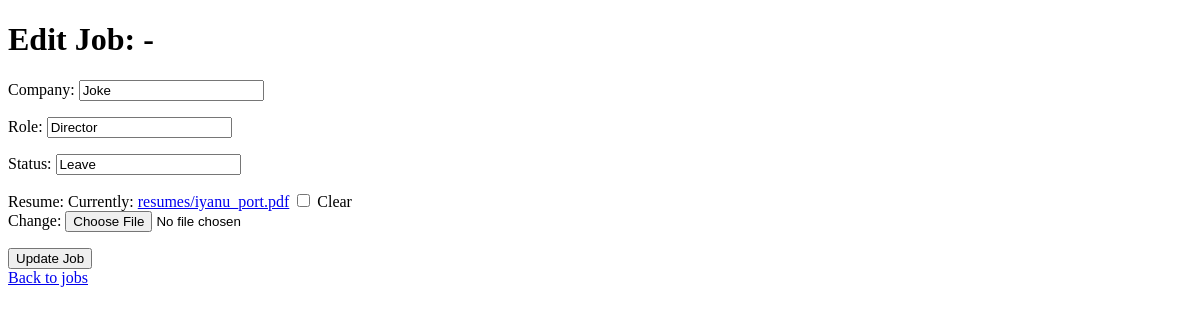
Before: /job/7/editcbv/ (signed in) with the older database file.
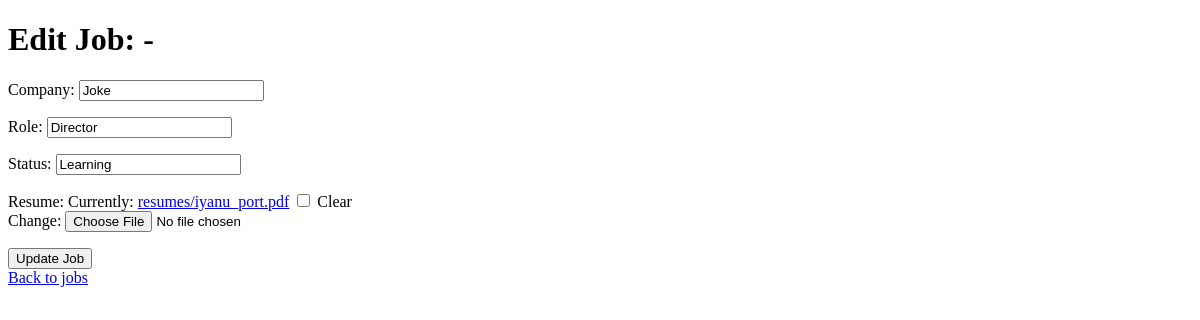
After: the same page with the newer database file.
### applications/models.py (models this page shows, shortened)
class JobApplication(models.Model):
    user = models.ForeignKey(User, on_delete=models.CASCADE)
    company = models.CharField(max_length=200)
    role = models.CharField(max_length=200)
    status = models.CharField(max_length=50)
    resume = models.FileField(upload_to='resumes/', blank=True, null=True)
    applied_date = models.DateField(auto_now_add=True)
    class Meta:
        permissions = [
            ("can_mark_employed", "Can mark job as employed"),
            ("can_approve_leave", "Can approve leave status"),
        ]

### applications/views.py (the view, shortened to what this page needs)
# urls.py: path('job/<int:pk>/editcbv/', JobUpdateView.as_view(), name='job_edit_cbv'),
class JobUpdateView(LoginRequiredMixin, UpdateView):
    model = JobApplication
    form_class = JobApplicationForm
    template_name = 'applications/edit_job.html'
    success_url = reverse_lazy('job_list')
    def get_queryset(self):
        return JobApplication.objects.filter(user=self.request.user)

### applications/forms.py
class JobApplicationForm(forms.ModelForm):
    class Meta:
        model = JobApplication
        fields = ['company', 'role', 'status', 'resume']
        widgets = {
            'company': forms.TextInput(attrs={
                'class': 'form-control',
                'placeholder': 'Company name'
            }),
            'role': forms.TextInput(attrs={
                'class': 'form-control',
                'placeholder': 'Job role'
            }),
            'status': forms.TextInput(attrs={
                'class': 'form-control',
                'placeholder': 'Application Status'
            })
        }

### applications/templates/applications/edit_job.html (shortened to what this page needs)
<!DOCTYPE html>
<html>
<head>
</head>
<body>
    <h1>Edit Job: {{ job.company }} - {{ job.role }}</h1>
    <form method="POST">
        {{ form.as_p }}
        <button type="submit">Update Job</button>
    </form>
    <a href="{% url 'job_list' %}">Back to jobs</a>
</body>
</html>

Changed rows visible on the page:
changed JobApplication "Joke": status "Leave" → "Learning"
